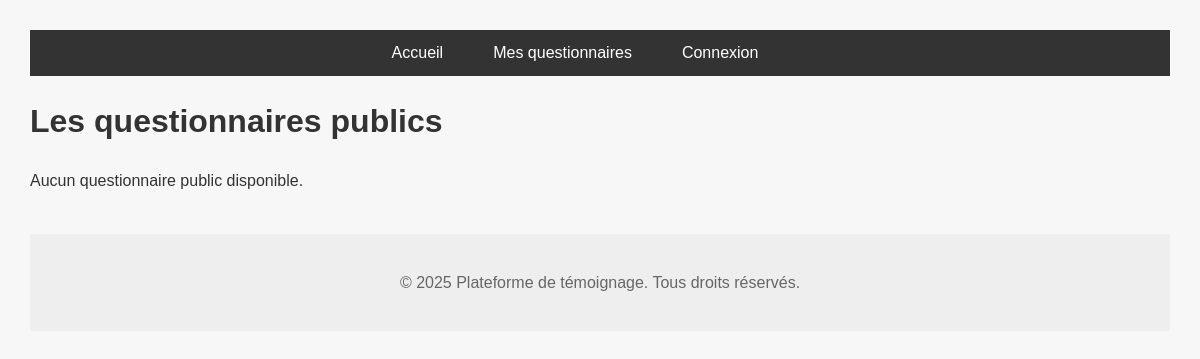
The app's page /questionnaires/publics/, older data.
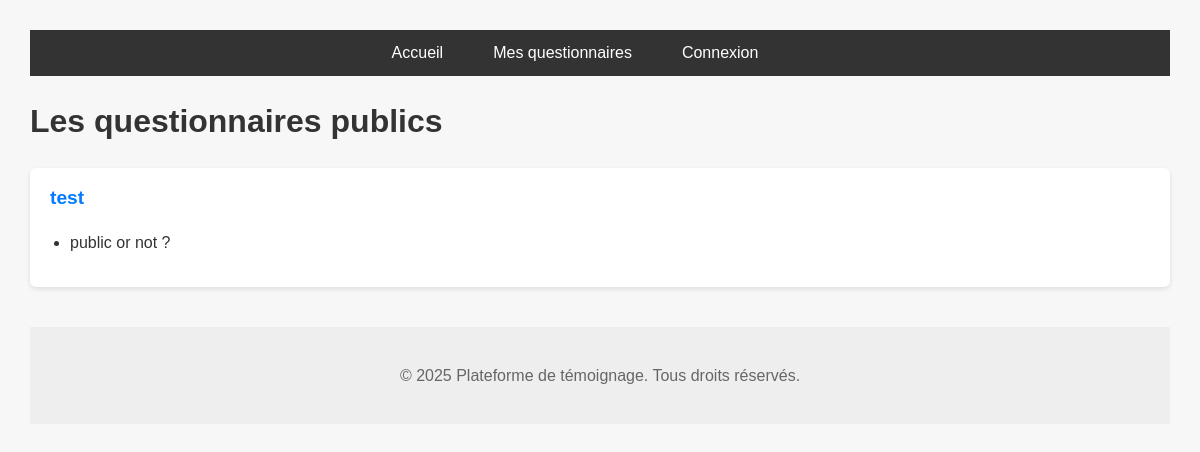
The same page, newer data.
### Temoignages/models.py (models this page shows, shortened)
class Questionnaire(models.Model):
    titre = models.CharField(max_length=255)
    utilisateur = models.ForeignKey(
        User,
        on_delete=models.SET_NULL,
        null=True,
        blank=True,
        related_name='questionnaires'
    )
    date_creation = models.DateTimeField(auto_now_add=True)
    is_public = models.BooleanField(default=False)
    def __str__(self):
        return self.titre

class Question(models.Model):
    questionnaire = models.ForeignKey(Questionnaire, related_name='questions', on_delete=models.CASCADE)
    texte = models.CharField(max_length=500)
    is_required = models.BooleanField(default=True)

### Temoignages/views.py (the view)
# urls.py: path('questionnaires/publics/', views.questionnaires_publics, name='questionnaires_publics'),
def questionnaires_publics(request):
    questionnaires = Questionnaire.objects.filter(is_public=True).order_by('-date_creation')
    print(f"Questionnaires publics : {questionnaires}")
    return render(request, 'questionnaires_publics.html', {'questionnaires': questionnaires})

### templates/questionnaires_publics.html (shortened to what this page needs)
{% load static %}
<!DOCTYPE html>
<html lang="fr">
<head>
    <link rel="stylesheet" href="{% static 'css/style.css' %}">
</head>
<body>
    <nav class="navbar">
        <ul>
            <li><a href="{% url 'index' %}">Accueil</a></li>
            <li><a href="{% url 'questionnaires_prives' %}">Mes questionnaires</a></li>
            <li><a href="{% url 'login' %}">Connexion</a></li>
        </ul>
    </nav>
    <h1>Les questionnaires publics</h1>
    {% for q in questionnaires %}
        <div class="questionnaire">
            <div class="questionnaire-title">{{ q.titre }}</div>
            {% if q.questions.all %}
                <ul class="questions-list">
                    {% for question in q.questions.all %}
                        <li>{{ question.texte }}</li>
                    {% endfor %}
                </ul>
            {% else %}
                <p>Aucune question pour ce questionnaire.</p>
            {% endif %}
        </div>
    {% empty %}
        <p>Aucun questionnaire public disponible.</p>
    {% endfor %}
    <footer class="footer">
        <p>&copy; 2025 Plateforme de témoignage. Tous droits réservés.</p>
    </footer>
</body>
</html>

Row changes from the older to the newer data that the page shows:
added Questionnaire: titre "test"
added Question: texte "public or not ?"
Text that changed along with them:
text no longer shown: "Aucun questionnaire public disponible."
